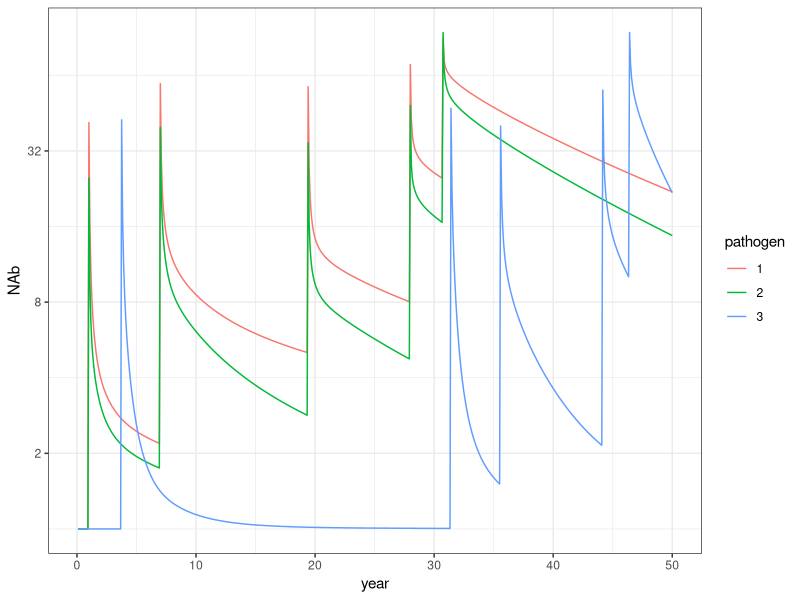
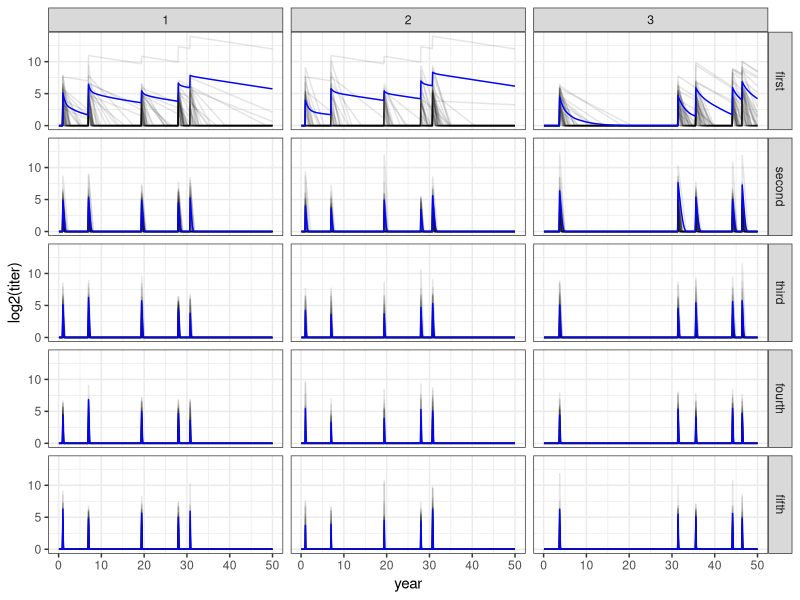

Write the R code that produced these figures, in order.
#' ---
#' title: "Toy multistrain immunity model from antibodies to epitopes"
#' output:
#'   md_document
#' 
#' ---
#' 
#' 
#' # Toy multistrain immunity model from antibodies to epitopes
#' 
#' 
#' **What?** Implement a multistrain extension of the typhoid/polio/etc intrahost immunity model in the context of a constant force-of-infection cohort model.
#' 
#' **What did I learn?**
#' 
#' **What's next?** 
#'   
#' <!-- more -->
#' 
#' ## Outline
#' 
#' 
#' ## The code
#'
#'  First, let's get some boilerplate out of the way and set up our environment.
#'
#+ echo=TRUE, message=FALSE, results = 'hide'
# imports
library(tidyverse)
library(mvtnorm)
library(matrixStats)

# helper functions
fold_rise = function(log2_NAb_pre=1, weights=1,
                     max_log2_NAb = 16, mu = 16/15*7.2, sigma=16/15*2.9){
  pmax(0,rnorm(n=length(log2_NAb_pre),
               mean=pmax(0,weights * mu * (1-log2_NAb_pre/max_log2_NAb)),
               sd=pmax(0,weights*sigma * (1-log2_NAb_pre/max_log2_NAb))))
} 

rdirichlet_copula <- function(n, m, rho, total, nonzero_positions=NULL) {
  # helper to define antibody relevances for each pathogen, with approximate antibody correlations (thanks chatGPT!)
  
  # For each component k=1..m, draw an n-vector ~ N(0, rho)
  Z <- rmvnorm(n = m, sigma = rho)   # m x n
  
  # filter to non-zero number of antibodies per pathogen
  r <- t(colRanks(-Z, ties.method = "min"))    # 1 = largest
  if(is.null(nonzero_positions)){
    keep <- r <= matrix(rep(total, each = nrow(Z)),nrow=nrow(Z))
  } else {
    keep=nonzero_positions
  }
  U <- pnorm(Z)                     # m x n uniforms from Gaussian copula
  U[!keep] <- 0
  
  G <- qexp(U, rate = 1)             # m x n exponentials (Gamma(shape=1))
  X <- t(G)                          # n x m
  X <- t(X / rowMaxs(X))             # normalize to simplex

  colnames(X) = paste('pathogen_',1:n,sep = '')
  rownames(X) = paste('antibody_',1:m,sep = '')
  
  return(X)
}

# core model functions
intialize_pathogens = function(N_expected_antibodies_per_pathogen,N_pathogens,antibody_correlation_matrix){
  
  # randomly draw number of actual antibodies (* antibodies per epitope) per pathogen
  n_antibodies = 1+rpois(N_expected_antibodies_per_pathogen-1,n=N_pathogens)
  
  # set the size of antibody repertoire to cover the range needed for reasonable correlations
  N_global_antibodies = 100*N_pathogens * sum(n_antibodies)
  
  # define the pathogen immunogenicity (strenth of immune system stimulation)
  immunogenicity <- rdirichlet_copula(n=N_pathogens, m=N_global_antibodies, 
                                      rho=antibody_correlation_matrix, 
                                      total = n_antibodies)
  
  # define the pathogen sensitivity (strength of neutralization)
  sensitivity <- rdirichlet_copula(n=N_pathogens, m=N_global_antibodies, 
                                   rho=antibody_correlation_matrix, 
                                   total = n_antibodies,
                                   nonzero_positions = immunogenicity>0)
  
  # get rid of unnecessary zeros
  needed_antibodies = apply(immunogenicity>0,1,any)
  immunogenicity = immunogenicity[needed_antibodies,]
  sensitivity = sensitivity[needed_antibodies,]

  # normalize sensitivity so that summing over it gives the serum titer
  sensitivity = sweep(sensitivity, 2, colSums(sensitivity), "/")
  
  return(list(immunogenicity=immunogenicity,sensitivity=sensitivity))
}

# initial immune system (antibody titer model)
initialize_immune_system = function(pathogens,
                                    Duration,
                                    shape=1, mean_decay_time=30/21){
  
  # antibody titers per antibody
  log2_NAb = matrix(rep(0,nrow(pathogens$sensitivity)*Duration),nrow=Duration)
  colnames(log2_NAb) = rownames(pathogens$immunogenicity)
  
  # waning rate per antibody
  waning_rate = rgamma(nrow(pathogens$sensitivity), shape = shape, scale = mean_decay_time/shape)
  names(waning_rate) = rownames(pathogens$immunogenicity)
  
  
  return(list(log2_NAb=log2_NAb,waning_rate=waning_rate))
}

# poisson exposure model
initialize_poisson_exposure = function(exposure_rate,Duration,N_pathogens){
  
  time_exposed = sort(1+sample(1:(Duration-1),size=floor(Duration*exposure_rate))) # 1+ so first infection is always after month 1
  pathogen_exposed = sample(1:N_pathogens,size=length(time_exposed),replace = TRUE)
  
  return(list(time_exposed=time_exposed,pathogen_exposed=pathogen_exposed))
}

# infection model, based on observed titer (could (should?) also do by individal-antibody titers but this is easier for now)
probability_infected = function(log2_NAb_pre,sensitivity=1,gamma=0.46){
  titer = 2^(log2_NAb_pre %*% sensitivity/sum(sensitivity))
  p = titer^(-gamma)
  return(p)
}

# immune system dynamics model
immune_system_life_history = function(immune_system,pathogens,exposures,Duration){
  
  exposure_counter = 0
  
  for(k in exposures$time_exposed[1]:Duration){
    
    if (k %in% exposures$time_exposed){
      exposure_counter = exposure_counter + 1
      
      p_inf = probability_infected(log2_NAb_pre = immune_system$log2_NAb[k-1,],
                                   sensitivity=pathogens$sensitivity[,exposures$pathogen_exposed[exposure_counter]])
      
      if (runif(1)<p_inf){
        idx = pathogens$immunogenicity[,exposures$pathogen_exposed[exposure_counter]] >0
        
        immune_system$log2_NAb[k,idx] = immune_system$log2_NAb[k-1,idx] + 
                                            fold_rise(log2_NAb_pre = immune_system$log2_NAb[k-1,idx], 
                                                      weights = pathogens$immunogenicity[idx,exposures$pathogen_exposed[exposure_counter]])
        immune_system$log2_NAb[k,!idx] = pmax(0,immune_system$log2_NAb[k-1,!idx] - immune_system$waning_rate[!idx]*1.44)
      } else {
        immune_system$log2_NAb[k,] = pmax(0,immune_system$log2_NAb[k-1,] - immune_system$waning_rate*1.44)
      }
      
    } else {
      immune_system$log2_NAb[k,] = pmax(0,immune_system$log2_NAb[k-1,] - immune_system$waning_rate*1.44)
    }
  }
  
  # calculate observed aggregate NAb traces
  serum_NAb=(2^(immune_system$log2_NAb)) %*% pathogens$sensitivity
  
  return(list(immune_system = immune_system,
              serum_NAb=data.frame(year = (1:Duration)/12,serum_NAb)))
}


# config!

Duration = 50*12 # months
N_expected_antibodies_per_pathogen = 1e3 # this is really few epitopes times many antibodies per epitope...
N_pathogens = 3

# antibody correlation: 
# - pathogens 1 and 2 are different strains of the same serogroup
# - pathogen 3 is a different serogroup 
antibody_correlation_matrix = m <- diag(1, N_pathogens)
antibody_correlation_matrix[1,2] <- 0.9 -> antibody_correlation_matrix[2,1]
rownames(antibody_correlation_matrix) = paste('pathogen_',1:N_pathogens,sep = '')
colnames(antibody_correlation_matrix) = paste('pathogen_',1:N_pathogens,sep = '')
antibody_correlation_matrix

# initialize!
set.seed(10)
pathogens = intialize_pathogens(N_expected_antibodies_per_pathogen,N_pathogens,antibody_correlation_matrix)
immune_system = initialize_immune_system(pathogens,Duration)
exposures = initialize_poisson_exposure(exposure_rate=1/60,Duration,N_pathogens)

# run
person = immune_system_life_history(immune_system,pathogens,exposures,Duration)

## plot some fun stuff!

# serum titers over time
serum_plot = person$serum_NAb |> pivot_longer(-year,names_to='pathogen',values_to='NAb',names_prefix='pathogen_') 
ggplot(serum_plot) +
  geom_line(aes(x=year,y=NAb,color=pathogen)) +
  theme_bw() +
  scale_y_continuous(trans='log2')


## individual antibodies
for (k in 1:N_pathogens){
  antibodies = rownames(pathogens$sensitivity)[pathogens$sensitivity[,k]>0]
  tmp_waning_rates = person$immune_system$waning_rate[antibodies]
  
  # select waning rates by quintiles
  n_per <- 40
  take <- data.frame(waning_rate = tmp_waning_rates, i = seq_along(tmp_waning_rates) ,
                 row.names = names(tmp_waning_rates)) |>
    mutate(waning_rate_quintile = ntile(waning_rate, 5)) |>
    # filter(q %% 2 == 1) |> # grab odd bins
    group_by(waning_rate_quintile) |>
    slice_sample(n = n_per, replace = FALSE) |>
    mutate(rep = 1:n_per) |>
    ungroup() |>
    mutate(antibody = sub('antibody_','',names(tmp_waning_rates)[i])) |>
    mutate(sensitivity = pathogens$sensitivity[names(tmp_waning_rates)[i],k]) |>
    mutate(waning_rate_quintile = factor(c('first','second','third','fourth','fifth')[waning_rate_quintile],
                                         levels=c('first','second','third','fourth','fifth')))
  
  plot_dat =  data.frame(year = (1:Duration)/12,
                         person$immune_system$log2_NAb[,antibodies[take$i]]) |>
    pivot_longer(-year,names_to = 'antibody',values_to = 'log2_titer',names_prefix = 'antibody_') |>
    left_join(take |> select(-i)) |>
    group_by(waning_rate_quintile,year) |>
    mutate(mean_log2_titer = log2(sum((2^log2_titer)*sensitivity)/sum(sensitivity))) |>
    mutate(pathogen=k)
  if (k==1){ 
    antibody_plot = plot_dat
  } else {
    antibody_plot = rbind(antibody_plot,plot_dat)
  }

}

ggplot(antibody_plot,aes(x=year,y=log2_titer)) +
  geom_line(aes(group=antibody),alpha=0.1) +
  geom_line(aes(y=mean_log2_titer),color='blue') +
  facet_grid('waning_rate_quintile~pathogen') + 
  theme_bw() +
  guides(color='none') + ylab('log2(titer)')
